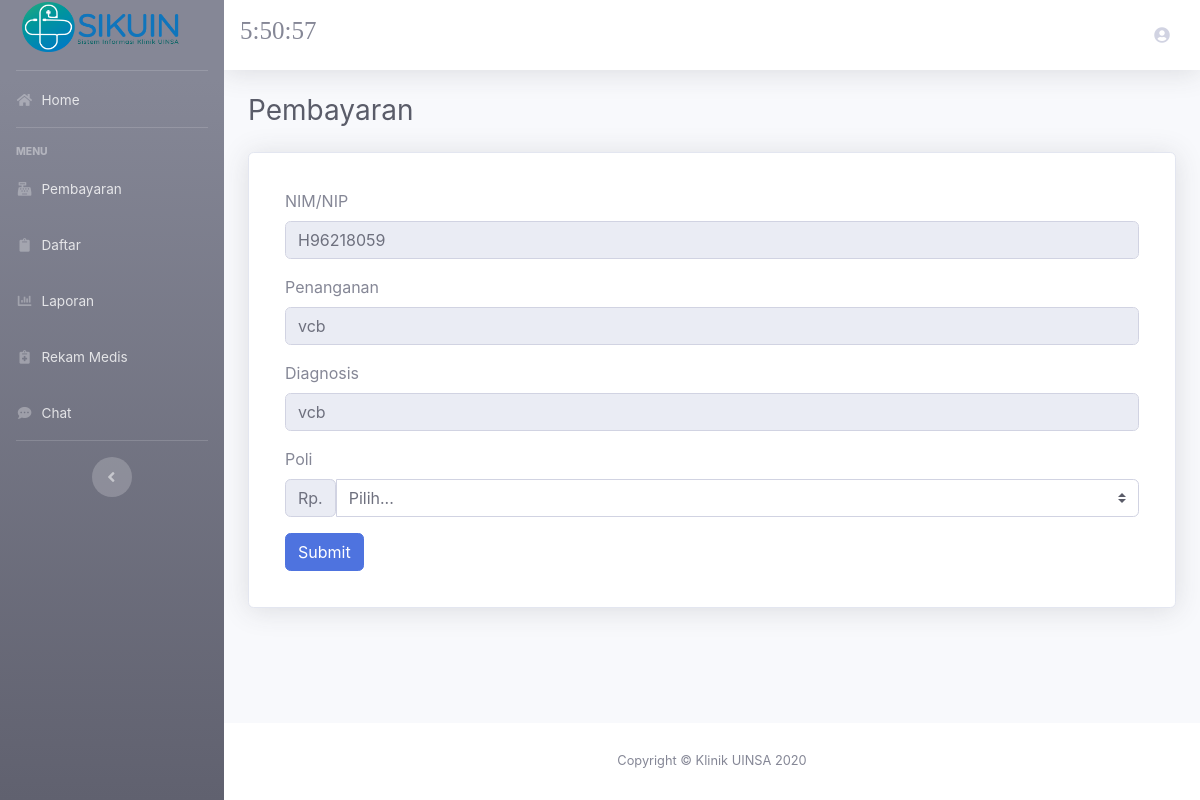
The page /Staf_pembayaran/bayar/22 on the database its author committed.
### tables this page shows
CREATE TABLE `rekamedis` (
  `pasien_nim_nip` varchar(10) NOT NULL,
  `id` int(11) NOT NULL,
  `penanganan` text NOT NULL,
  `tanggal` date NOT NULL,
  `diagnosis` text NOT NULL,
  `poli` varchar(25) NOT NULL,
  `biaya` varchar(25) DEFAULT NULL
);

### application/controllers/Staf_pembayaran.php (called while the page is built, shortened)
<?php
class Staf_pembayaran extends CI_Controller {
	function __construct(){
        $this->load->database();
        $this->load->model('m_pembayaran');
    }
     public function bayar($id)
    {
        $data['data']=$this->m_pembayaran->load_bayar($id)->result();
        $this->load->view('staff/navbar');
        $this->load->view('staff/form_bayar',$data);
        $this->load->view('staff/footer');
    }
}

### index.php (called while the page is built, shortened)
<?php
require_once BASEPATH.'core/CodeIgniter.php';

### application/models/m_pembayaran.php (called while the page is built, shortened)
<?php
	class m_pembayaran  extends CI_Model  {
		function load_bayar($id)
		{
			$sql=$this->db->query("SELECT * FROM `rekamedis` WHERE `id`='$id'");
	        return $sql;
		}
	}

### application/views/staff/form_bayar.php (the view, shortened to what this page needs)
  <div class="container-fluid">
    <div class="d-sm-flex align-items-center justify-content-between mb-4">
      <h1 class="h3 mb-0 text-gray-800">Pembayaran</h1>
    </div>
    <div class="card shadow p-3 mb-5 bg-white rounded">
      <div class="card-body">
        <?php foreach($data as $d):?>
        <form method="post" action="<?php echo site_url('Staf_pembayaran/update/'.$d->id);?>">
          <div class="mb-3">
            <label class="form-label">NIM/NIP</label>
            <input class="form-control" readonly value="<?php echo $d->pasien_nim_nip;?>">
          </div>
          <div class="mb-3">
            <label class="form-label">Penanganan</label>
            <input class="form-control" readonly value="<?php echo $d->penanganan;?>">
          </div>
          <div class="mb-3">
            <label class="form-label">Diagnosis</label>
            <input class="form-control" readonly value="<?php echo $d->diagnosis;?>">
          </div>
          <div class=" mb-3">
            <label class="form-label">Poli</label>
            <div class="input-group mb-3">
              <span class="input-group-text">Rp.</span>
              <select class="custom-select" name="biaya">
                <option selected>Pilih...</option>
              </select>
            </div>
          </div>
          <button type="submit" class="btn btn-primary">Submit</button>
        </form>
        <?php endforeach;?>
      </div>
    </div>
  </div>
</div>

### rows shown on the page
rekamedis: pasien_nim_nip "H96218059", penanganan "vcb", diagnosis "vcb"
